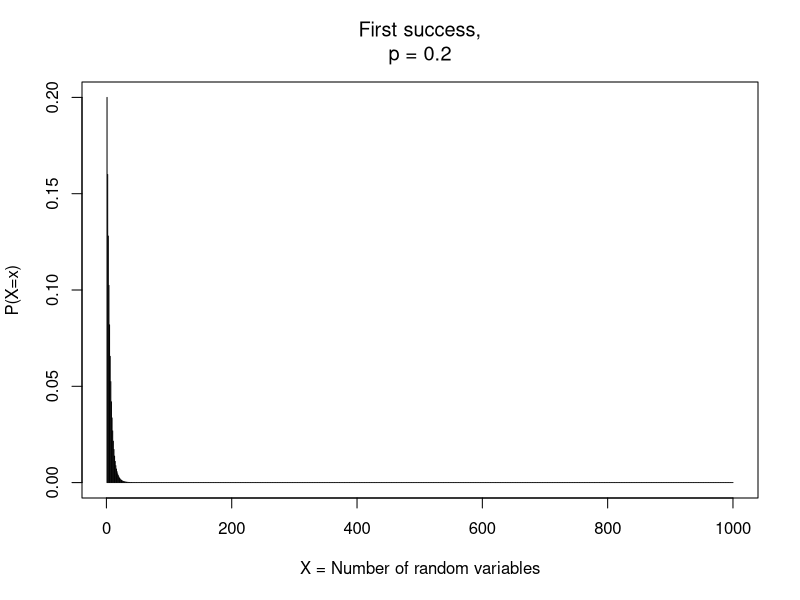

This figure's R source:
p <- 0.2
p

x <- 0:999

rgeom(x, p)

mean_x <- mean(x)
format(round(mean_x,2), nsmall=2)

var_x <- var(x)
format(round(var_x,2), nsmall=2)

sd_x <- sd(x)
format(round(sd_x,2), nsmall=2)

plot(x+1, dgeom(x, prob = 0.2),
     xlab = "X = Number of random variables", ylab = "P(X=x)",
     type = "h", main = "First success,
p = 0.2", font.main = 1)


